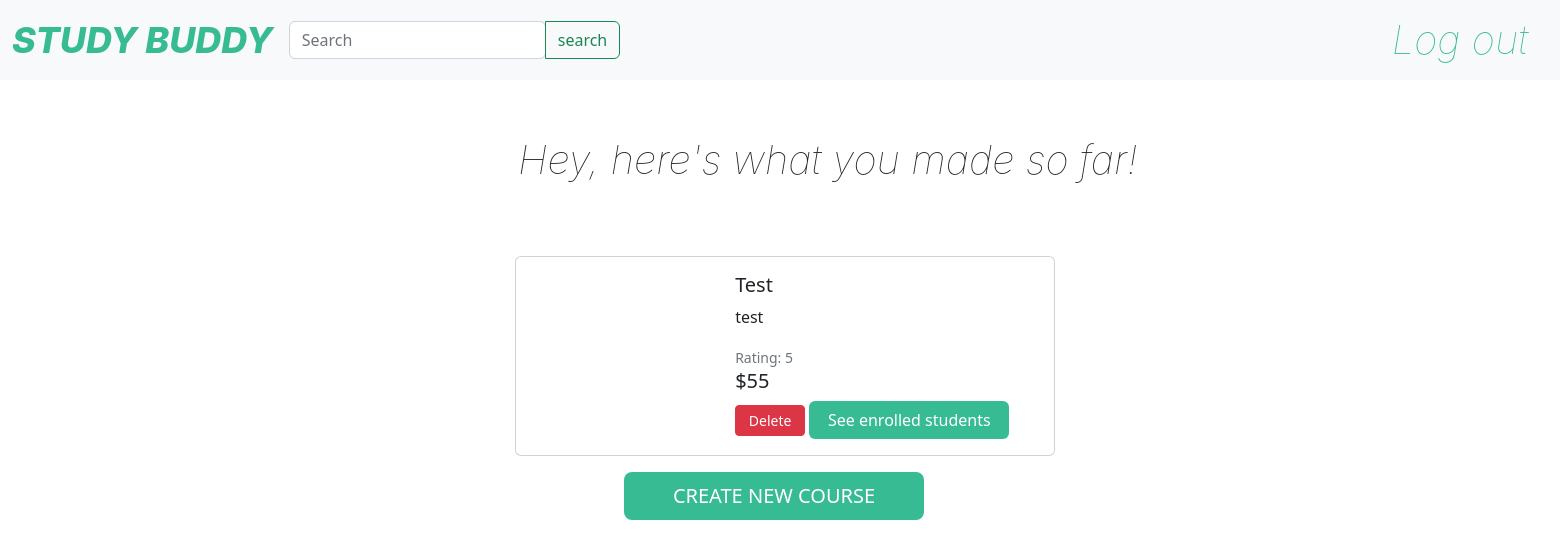
The page /teacherIndex/ (signed in) on the database as committed earlier.
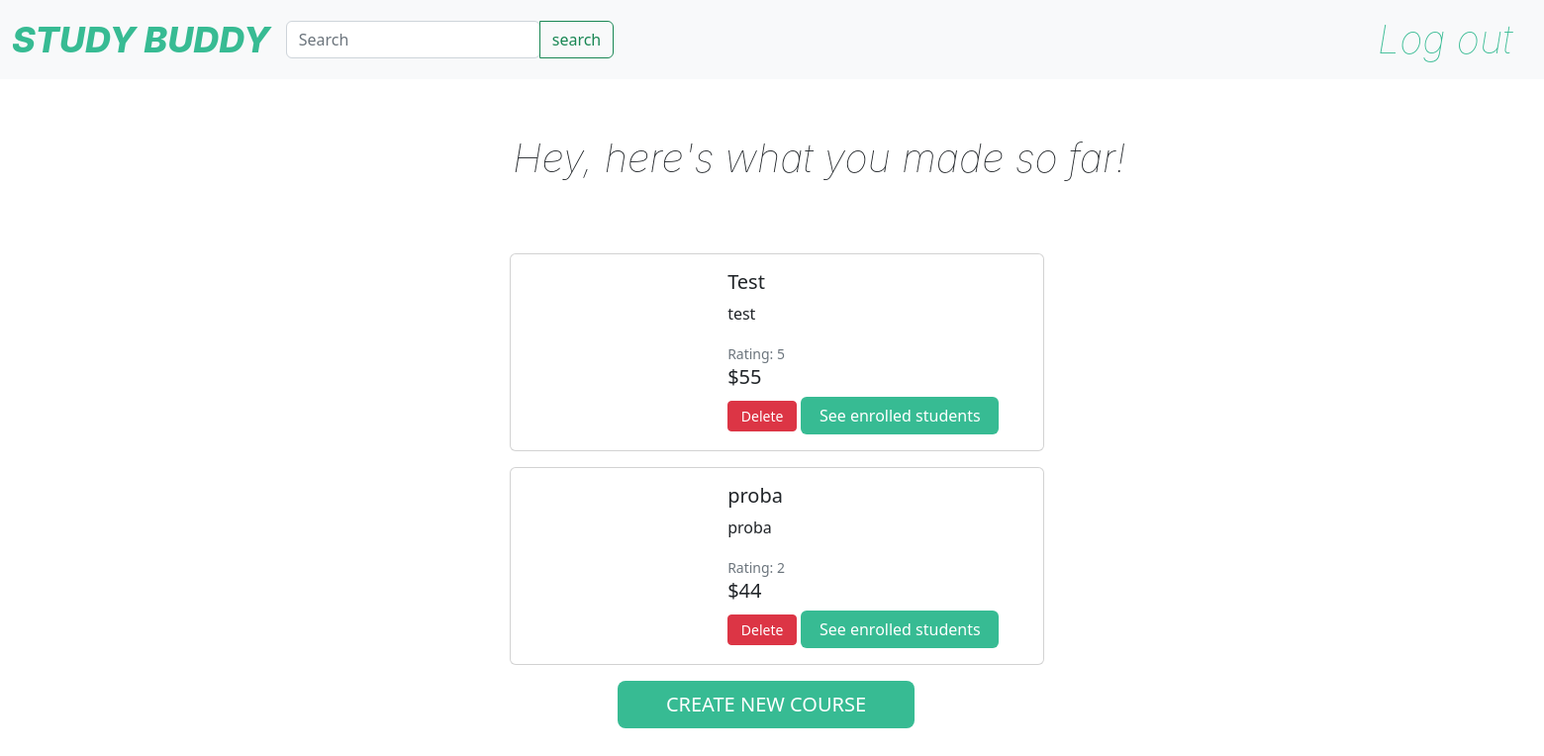
The same page on the database as committed later.
### final_project/models.py (models this page shows)
class Course(models.Model):
    id = models.IntegerField(null=False, blank=False, primary_key=True)
    title = models.CharField(max_length=50, null=True, blank=True)
    rating = models.IntegerField(null=True, blank=True)
    course_video = models.FileField(upload_to='course_videos', blank=True)
    description = models.CharField(max_length=50, blank=True, null=True)
    cost = models.IntegerField(null=True, blank=True)
    thumbnail = models.ImageField(upload_to='thumbnails', blank=True)
    course_test = models.FileField(upload_to='course_test', blank=True)

### final_project/views.py (the view)
# urls.py: path('teacherIndex/', teacherIndex, name="teacherIndex"),
def teacherIndex(request):
    if request.user.is_authenticated:
        teacher_courses = TeacherCourse.objects.filter(teacher__user__username=request.user.username)
        courses = list()
        for teacher_course in teacher_courses:
            courses.append(teacher_course.course)
        emptyList = list()
        context = {"courses": courses, "emptyList": emptyList}
        return render(request, "teacherIndex.html", context=context)
    else:
        return redirect(login_app)

### templates/teacherIndex.html (shortened to what this page needs)
<!DOCTYPE html>
<html lang="en">
<head>
    <link href="https://cdn.jsdelivr.net/npm/bootstrap@5.2.0-beta1/dist/css/bootstrap.min.css" rel="stylesheet"
>
</head>
<body>
<nav class="navbar navbar-expand-lg navbar-light bg-light">
    <div class="container-fluid justify-content-between">
        <div class="d-flex">
            <a class="navbar-brand" href=""
               style="color:#37bb93; font-family: Inter; font-weight: 800; font-size: 36px; font-style: italic">STUDY
                BUDDY</a>
            <form class="input-group w-auto my-auto d-none d-sm-flex" method="post">
                <input
                        autocomplete="off"
                        type="search"
                        class="form-control rounded"
                        placeholder="Search"
                        style="min-width: 125px;"
                />
                <button class="btn btn-outline-success my-2 my-sm-0" type="submit">search</button>
            </form>
        </div>
        <ul class="navbar-nav flex-row">
            <li class="nav-item me-3 me-lg-1">
                <a class="navbar-brand" href="{% url 'logout' %}"
                   style="color:#37bb93; font-family: Inter; font-weight: 100; font-size: 40px; font-style: italic">Log
                    out</a>
            </li>
        </ul>
    </div>
</nav>
{% if courses != emptyList %}
    <p style="font-family: Inter; font-weight: 100; font-size: 40px; font-style: italic; padding: 50px 50px; position: relative; left: 30%">
        Hey, here's what you made so far!
    </p>
    <div id="cards">
        {% for course in courses %}
            <div class="card mb-3" style="max-width: 540px;position:relative; left: 33%">
                <div class="row no-gutters">
                    <div class="col-md-4">
                    </div>
                    <div class="col-md-8">
                        <div class="card-parent">
                            <div class="card-child">
                                <h5 class="card-title">{{ course.title }}</h5>
                                <p class="card-text">{{ course.description }}</p>
                                <p class="card-text"><small class="text-muted">Rating: {{ course.rating }}</small></p>
                            </div>
                            <div class="card-child">
                                <h5 class="card-title">${{ course.cost }}</h5>
                                <a class="btn btn-sm btn-danger" style="color: white; width: 70px"
                                   href="{% url 'delete-item' id=course.id %}">Delete</a>
                                <a class="btn btn-m" style="color: white; background: #37BB93; width: 200px"
                                   href="{% url 'enrolled' id=course.id %}">See enrolled students</a>
                            </div>
                        </div>
                    </div>
                </div>
            </div>
        {% endfor %}
    </div>
    <a class="btn btn-lg" style="color: white; background: #37BB93; width: 300px;position:relative; left: 40%"
       href="{% url 'createNewCourse' %}">CREATE NEW COURSE</a>
{% endif %}
</body>
</html>

### templates/teacherIndex.html (style rules this page uses)
.card-parent { margin: 1rem; }
.card-child { display: inline-block; padding-left: 1rem; vertical-align: middle; }

Rows that differ between the two databases and show on the page:
added Course: title "proba", description "proba", rating "2", cost "44"
